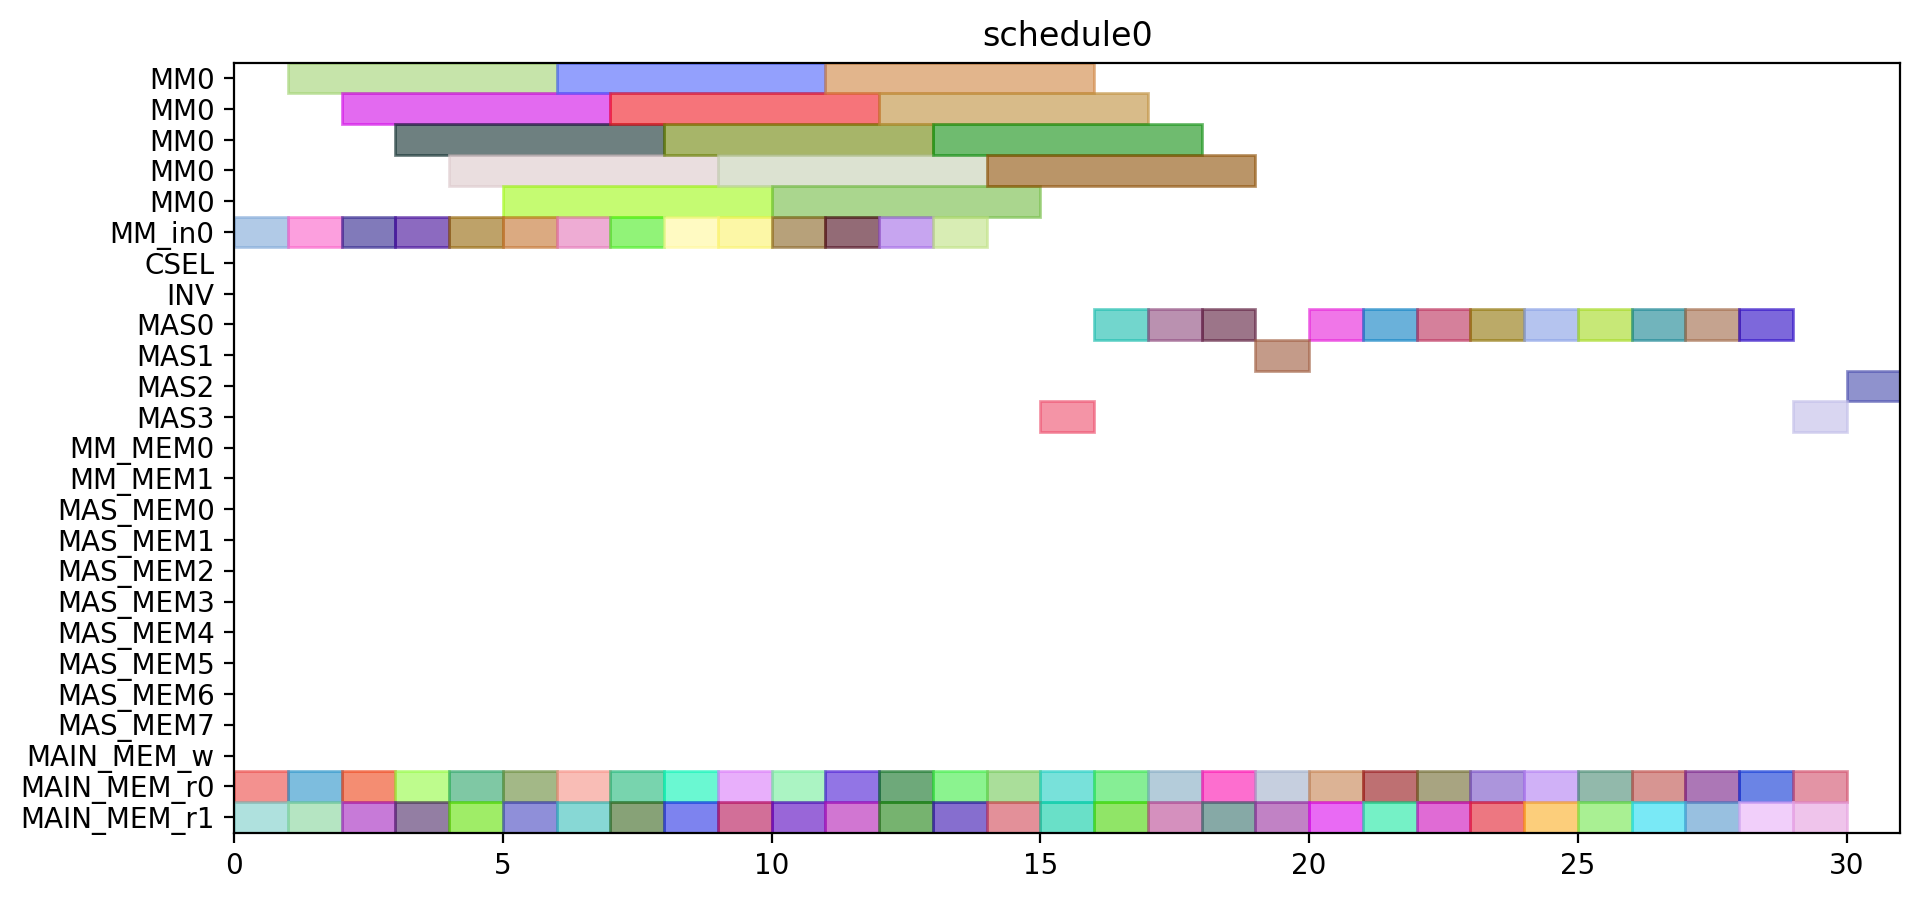

Write Python code to recreate this figure.
from pyschedule import Scenario, solvers, plotters, alt


def solve():
	horizon = 95
	S = Scenario("schedule0", horizon=horizon)

	# resource
	MM = S.Resources('MM', num=1, size=5)
	MM_in = S.Resources('MM_in', num=1)
	CSEL = S.Resource('CSEL')
	INV = S.Resource('INV')
	MAS = S.Resources('MAS', num=4, size=1, periods=range(1, horizon))
	MM_MEM = S.Resources('MM_MEM', num=2)
	MAS_MEM = S.Resources('MAS_MEM', num=8)
	MAIN_MEM_w = S.Resource('MAIN_MEM_w', size=1)
	MAIN_MEM_r = S.Resources('MAIN_MEM_r', num=2)

	# result of previous scheduling

	# new tasks
	t1_t0_in = S.Task('t1_t0_in', length=1, delay_cost=1)
	t1_t0_in += alt(MM_in)
	t1_t0 = S.Task('t1_t0', length=5, delay_cost=1)
	t1_t0 += alt(MM)
	S += t1_t0>=t1_t0_in

	t1_t0_mem0 = S.Task('t1_t0_mem0', length=1, delay_cost=1)
	t1_t0_mem0 += MAIN_MEM_r[0]
	S += t1_t0_mem0 <= t1_t0

	t1_t0_mem1 = S.Task('t1_t0_mem1', length=1, delay_cost=1)
	t1_t0_mem1 += MAIN_MEM_r[1]
	S += t1_t0_mem1 <= t1_t0

	t1_t1_in = S.Task('t1_t1_in', length=1, delay_cost=1)
	t1_t1_in += alt(MM_in)
	t1_t1 = S.Task('t1_t1', length=5, delay_cost=1)
	t1_t1 += alt(MM)
	S += t1_t1>=t1_t1_in

	t1_t1_mem0 = S.Task('t1_t1_mem0', length=1, delay_cost=1)
	t1_t1_mem0 += MAIN_MEM_r[0]
	S += t1_t1_mem0 <= t1_t1

	t1_t1_mem1 = S.Task('t1_t1_mem1', length=1, delay_cost=1)
	t1_t1_mem1 += MAIN_MEM_r[1]
	S += t1_t1_mem1 <= t1_t1

	t1_t2 = S.Task('t1_t2', length=1, delay_cost=1)
	t1_t2 += alt(MAS)

	t1_t2_mem0 = S.Task('t1_t2_mem0', length=1, delay_cost=1)
	t1_t2_mem0 += MAIN_MEM_r[0]
	S += t1_t2_mem0 <= t1_t2

	t1_t2_mem1 = S.Task('t1_t2_mem1', length=1, delay_cost=1)
	t1_t2_mem1 += MAIN_MEM_r[1]
	S += t1_t2_mem1 <= t1_t2

	t1_t3 = S.Task('t1_t3', length=1, delay_cost=1)
	t1_t3 += alt(MAS)

	t1_t3_mem0 = S.Task('t1_t3_mem0', length=1, delay_cost=1)
	t1_t3_mem0 += MAIN_MEM_r[0]
	S += t1_t3_mem0 <= t1_t3

	t1_t3_mem1 = S.Task('t1_t3_mem1', length=1, delay_cost=1)
	t1_t3_mem1 += MAIN_MEM_r[1]
	S += t1_t3_mem1 <= t1_t3

	t2_t0_in = S.Task('t2_t0_in', length=1, delay_cost=1)
	t2_t0_in += alt(MM_in)
	t2_t0 = S.Task('t2_t0', length=5, delay_cost=1)
	t2_t0 += alt(MM)
	S += t2_t0>=t2_t0_in

	t2_t0_mem0 = S.Task('t2_t0_mem0', length=1, delay_cost=1)
	t2_t0_mem0 += MAIN_MEM_r[0]
	S += t2_t0_mem0 <= t2_t0

	t2_t0_mem1 = S.Task('t2_t0_mem1', length=1, delay_cost=1)
	t2_t0_mem1 += MAIN_MEM_r[1]
	S += t2_t0_mem1 <= t2_t0

	t2_t1_in = S.Task('t2_t1_in', length=1, delay_cost=1)
	t2_t1_in += alt(MM_in)
	t2_t1 = S.Task('t2_t1', length=5, delay_cost=1)
	t2_t1 += alt(MM)
	S += t2_t1>=t2_t1_in

	t2_t1_mem0 = S.Task('t2_t1_mem0', length=1, delay_cost=1)
	t2_t1_mem0 += MAIN_MEM_r[0]
	S += t2_t1_mem0 <= t2_t1

	t2_t1_mem1 = S.Task('t2_t1_mem1', length=1, delay_cost=1)
	t2_t1_mem1 += MAIN_MEM_r[1]
	S += t2_t1_mem1 <= t2_t1

	t2_t2 = S.Task('t2_t2', length=1, delay_cost=1)
	t2_t2 += alt(MAS)

	t2_t2_mem0 = S.Task('t2_t2_mem0', length=1, delay_cost=1)
	t2_t2_mem0 += MAIN_MEM_r[0]
	S += t2_t2_mem0 <= t2_t2

	t2_t2_mem1 = S.Task('t2_t2_mem1', length=1, delay_cost=1)
	t2_t2_mem1 += MAIN_MEM_r[1]
	S += t2_t2_mem1 <= t2_t2

	t2_t3 = S.Task('t2_t3', length=1, delay_cost=1)
	t2_t3 += alt(MAS)

	t2_t3_mem0 = S.Task('t2_t3_mem0', length=1, delay_cost=1)
	t2_t3_mem0 += MAIN_MEM_r[0]
	S += t2_t3_mem0 <= t2_t3

	t2_t3_mem1 = S.Task('t2_t3_mem1', length=1, delay_cost=1)
	t2_t3_mem1 += MAIN_MEM_r[1]
	S += t2_t3_mem1 <= t2_t3

	t0_t0_in = S.Task('t0_t0_in', length=1, delay_cost=1)
	t0_t0_in += alt(MM_in)
	t0_t0 = S.Task('t0_t0', length=5, delay_cost=1)
	t0_t0 += alt(MM)
	S += t0_t0>=t0_t0_in

	t0_t0_mem0 = S.Task('t0_t0_mem0', length=1, delay_cost=1)
	t0_t0_mem0 += MAIN_MEM_r[0]
	S += t0_t0_mem0 <= t0_t0

	t0_t0_mem1 = S.Task('t0_t0_mem1', length=1, delay_cost=1)
	t0_t0_mem1 += MAIN_MEM_r[1]
	S += t0_t0_mem1 <= t0_t0

	t0_t1_in = S.Task('t0_t1_in', length=1, delay_cost=1)
	t0_t1_in += alt(MM_in)
	t0_t1 = S.Task('t0_t1', length=5, delay_cost=1)
	t0_t1 += alt(MM)
	S += t0_t1>=t0_t1_in

	t0_t1_mem0 = S.Task('t0_t1_mem0', length=1, delay_cost=1)
	t0_t1_mem0 += MAIN_MEM_r[0]
	S += t0_t1_mem0 <= t0_t1

	t0_t1_mem1 = S.Task('t0_t1_mem1', length=1, delay_cost=1)
	t0_t1_mem1 += MAIN_MEM_r[1]
	S += t0_t1_mem1 <= t0_t1

	t0_t2 = S.Task('t0_t2', length=1, delay_cost=1)
	t0_t2 += alt(MAS)

	t0_t2_mem0 = S.Task('t0_t2_mem0', length=1, delay_cost=1)
	t0_t2_mem0 += MAIN_MEM_r[0]
	S += t0_t2_mem0 <= t0_t2

	t0_t2_mem1 = S.Task('t0_t2_mem1', length=1, delay_cost=1)
	t0_t2_mem1 += MAIN_MEM_r[1]
	S += t0_t2_mem1 <= t0_t2

	t0_t3 = S.Task('t0_t3', length=1, delay_cost=1)
	t0_t3 += alt(MAS)

	t0_t3_mem0 = S.Task('t0_t3_mem0', length=1, delay_cost=1)
	t0_t3_mem0 += MAIN_MEM_r[0]
	S += t0_t3_mem0 <= t0_t3

	t0_t3_mem1 = S.Task('t0_t3_mem1', length=1, delay_cost=1)
	t0_t3_mem1 += MAIN_MEM_r[1]
	S += t0_t3_mem1 <= t0_t3

	t4_t0_t0_in = S.Task('t4_t0_t0_in', length=1, delay_cost=1)
	t4_t0_t0_in += alt(MM_in)
	t4_t0_t0 = S.Task('t4_t0_t0', length=5, delay_cost=1)
	t4_t0_t0 += alt(MM)
	S += t4_t0_t0>=t4_t0_t0_in

	t4_t0_t0_mem0 = S.Task('t4_t0_t0_mem0', length=1, delay_cost=1)
	t4_t0_t0_mem0 += MAIN_MEM_r[0]
	S += t4_t0_t0_mem0 <= t4_t0_t0

	t4_t0_t0_mem1 = S.Task('t4_t0_t0_mem1', length=1, delay_cost=1)
	t4_t0_t0_mem1 += MAIN_MEM_r[1]
	S += t4_t0_t0_mem1 <= t4_t0_t0

	t4_t0_t1_in = S.Task('t4_t0_t1_in', length=1, delay_cost=1)
	t4_t0_t1_in += alt(MM_in)
	t4_t0_t1 = S.Task('t4_t0_t1', length=5, delay_cost=1)
	t4_t0_t1 += alt(MM)
	S += t4_t0_t1>=t4_t0_t1_in

	t4_t0_t1_mem0 = S.Task('t4_t0_t1_mem0', length=1, delay_cost=1)
	t4_t0_t1_mem0 += MAIN_MEM_r[0]
	S += t4_t0_t1_mem0 <= t4_t0_t1

	t4_t0_t1_mem1 = S.Task('t4_t0_t1_mem1', length=1, delay_cost=1)
	t4_t0_t1_mem1 += MAIN_MEM_r[1]
	S += t4_t0_t1_mem1 <= t4_t0_t1

	t4_t0_t2 = S.Task('t4_t0_t2', length=1, delay_cost=1)
	t4_t0_t2 += alt(MAS)

	t4_t0_t2_mem0 = S.Task('t4_t0_t2_mem0', length=1, delay_cost=1)
	t4_t0_t2_mem0 += MAIN_MEM_r[0]
	S += t4_t0_t2_mem0 <= t4_t0_t2

	t4_t0_t2_mem1 = S.Task('t4_t0_t2_mem1', length=1, delay_cost=1)
	t4_t0_t2_mem1 += MAIN_MEM_r[1]
	S += t4_t0_t2_mem1 <= t4_t0_t2

	t4_t0_t3 = S.Task('t4_t0_t3', length=1, delay_cost=1)
	t4_t0_t3 += alt(MAS)

	t4_t0_t3_mem0 = S.Task('t4_t0_t3_mem0', length=1, delay_cost=1)
	t4_t0_t3_mem0 += MAIN_MEM_r[0]
	S += t4_t0_t3_mem0 <= t4_t0_t3

	t4_t0_t3_mem1 = S.Task('t4_t0_t3_mem1', length=1, delay_cost=1)
	t4_t0_t3_mem1 += MAIN_MEM_r[1]
	S += t4_t0_t3_mem1 <= t4_t0_t3

	t4_t1_t0_in = S.Task('t4_t1_t0_in', length=1, delay_cost=1)
	t4_t1_t0_in += alt(MM_in)
	t4_t1_t0 = S.Task('t4_t1_t0', length=5, delay_cost=1)
	t4_t1_t0 += alt(MM)
	S += t4_t1_t0>=t4_t1_t0_in

	t4_t1_t0_mem0 = S.Task('t4_t1_t0_mem0', length=1, delay_cost=1)
	t4_t1_t0_mem0 += MAIN_MEM_r[0]
	S += t4_t1_t0_mem0 <= t4_t1_t0

	t4_t1_t0_mem1 = S.Task('t4_t1_t0_mem1', length=1, delay_cost=1)
	t4_t1_t0_mem1 += MAIN_MEM_r[1]
	S += t4_t1_t0_mem1 <= t4_t1_t0

	t4_t1_t1_in = S.Task('t4_t1_t1_in', length=1, delay_cost=1)
	t4_t1_t1_in += alt(MM_in)
	t4_t1_t1 = S.Task('t4_t1_t1', length=5, delay_cost=1)
	t4_t1_t1 += alt(MM)
	S += t4_t1_t1>=t4_t1_t1_in

	t4_t1_t1_mem0 = S.Task('t4_t1_t1_mem0', length=1, delay_cost=1)
	t4_t1_t1_mem0 += MAIN_MEM_r[0]
	S += t4_t1_t1_mem0 <= t4_t1_t1

	t4_t1_t1_mem1 = S.Task('t4_t1_t1_mem1', length=1, delay_cost=1)
	t4_t1_t1_mem1 += MAIN_MEM_r[1]
	S += t4_t1_t1_mem1 <= t4_t1_t1

	t4_t1_t2 = S.Task('t4_t1_t2', length=1, delay_cost=1)
	t4_t1_t2 += alt(MAS)

	t4_t1_t2_mem0 = S.Task('t4_t1_t2_mem0', length=1, delay_cost=1)
	t4_t1_t2_mem0 += MAIN_MEM_r[0]
	S += t4_t1_t2_mem0 <= t4_t1_t2

	t4_t1_t2_mem1 = S.Task('t4_t1_t2_mem1', length=1, delay_cost=1)
	t4_t1_t2_mem1 += MAIN_MEM_r[1]
	S += t4_t1_t2_mem1 <= t4_t1_t2

	t4_t1_t3 = S.Task('t4_t1_t3', length=1, delay_cost=1)
	t4_t1_t3 += alt(MAS)

	t4_t1_t3_mem0 = S.Task('t4_t1_t3_mem0', length=1, delay_cost=1)
	t4_t1_t3_mem0 += MAIN_MEM_r[0]
	S += t4_t1_t3_mem0 <= t4_t1_t3

	t4_t1_t3_mem1 = S.Task('t4_t1_t3_mem1', length=1, delay_cost=1)
	t4_t1_t3_mem1 += MAIN_MEM_r[1]
	S += t4_t1_t3_mem1 <= t4_t1_t3

	t4_t2_t0_in = S.Task('t4_t2_t0_in', length=1, delay_cost=1)
	t4_t2_t0_in += alt(MM_in)
	t4_t2_t0 = S.Task('t4_t2_t0', length=5, delay_cost=1)
	t4_t2_t0 += alt(MM)
	S += t4_t2_t0>=t4_t2_t0_in

	t4_t2_t0_mem0 = S.Task('t4_t2_t0_mem0', length=1, delay_cost=1)
	t4_t2_t0_mem0 += MAIN_MEM_r[0]
	S += t4_t2_t0_mem0 <= t4_t2_t0

	t4_t2_t0_mem1 = S.Task('t4_t2_t0_mem1', length=1, delay_cost=1)
	t4_t2_t0_mem1 += MAIN_MEM_r[1]
	S += t4_t2_t0_mem1 <= t4_t2_t0

	t4_t2_t1_in = S.Task('t4_t2_t1_in', length=1, delay_cost=1)
	t4_t2_t1_in += alt(MM_in)
	t4_t2_t1 = S.Task('t4_t2_t1', length=5, delay_cost=1)
	t4_t2_t1 += alt(MM)
	S += t4_t2_t1>=t4_t2_t1_in

	t4_t2_t1_mem0 = S.Task('t4_t2_t1_mem0', length=1, delay_cost=1)
	t4_t2_t1_mem0 += MAIN_MEM_r[0]
	S += t4_t2_t1_mem0 <= t4_t2_t1

	t4_t2_t1_mem1 = S.Task('t4_t2_t1_mem1', length=1, delay_cost=1)
	t4_t2_t1_mem1 += MAIN_MEM_r[1]
	S += t4_t2_t1_mem1 <= t4_t2_t1

	t4_t2_t2 = S.Task('t4_t2_t2', length=1, delay_cost=1)
	t4_t2_t2 += alt(MAS)

	t4_t2_t2_mem0 = S.Task('t4_t2_t2_mem0', length=1, delay_cost=1)
	t4_t2_t2_mem0 += MAIN_MEM_r[0]
	S += t4_t2_t2_mem0 <= t4_t2_t2

	t4_t2_t2_mem1 = S.Task('t4_t2_t2_mem1', length=1, delay_cost=1)
	t4_t2_t2_mem1 += MAIN_MEM_r[1]
	S += t4_t2_t2_mem1 <= t4_t2_t2

	t4_t2_t3 = S.Task('t4_t2_t3', length=1, delay_cost=1)
	t4_t2_t3 += alt(MAS)

	t4_t2_t3_mem0 = S.Task('t4_t2_t3_mem0', length=1, delay_cost=1)
	t4_t2_t3_mem0 += MAIN_MEM_r[0]
	S += t4_t2_t3_mem0 <= t4_t2_t3

	t4_t2_t3_mem1 = S.Task('t4_t2_t3_mem1', length=1, delay_cost=1)
	t4_t2_t3_mem1 += MAIN_MEM_r[1]
	S += t4_t2_t3_mem1 <= t4_t2_t3

	t4_t40 = S.Task('t4_t40', length=1, delay_cost=1)
	t4_t40 += alt(MAS)

	t4_t40_mem0 = S.Task('t4_t40_mem0', length=1, delay_cost=1)
	t4_t40_mem0 += MAIN_MEM_r[0]
	S += t4_t40_mem0 <= t4_t40

	t4_t40_mem1 = S.Task('t4_t40_mem1', length=1, delay_cost=1)
	t4_t40_mem1 += MAIN_MEM_r[1]
	S += t4_t40_mem1 <= t4_t40

	t4_t41 = S.Task('t4_t41', length=1, delay_cost=1)
	t4_t41 += alt(MAS)

	t4_t41_mem0 = S.Task('t4_t41_mem0', length=1, delay_cost=1)
	t4_t41_mem0 += MAIN_MEM_r[0]
	S += t4_t41_mem0 <= t4_t41

	t4_t41_mem1 = S.Task('t4_t41_mem1', length=1, delay_cost=1)
	t4_t41_mem1 += MAIN_MEM_r[1]
	S += t4_t41_mem1 <= t4_t41

	t4_t50 = S.Task('t4_t50', length=1, delay_cost=1)
	t4_t50 += alt(MAS)

	t4_t50_mem0 = S.Task('t4_t50_mem0', length=1, delay_cost=1)
	t4_t50_mem0 += MAIN_MEM_r[0]
	S += t4_t50_mem0 <= t4_t50

	t4_t50_mem1 = S.Task('t4_t50_mem1', length=1, delay_cost=1)
	t4_t50_mem1 += MAIN_MEM_r[1]
	S += t4_t50_mem1 <= t4_t50

	t4_t51 = S.Task('t4_t51', length=1, delay_cost=1)
	t4_t51 += alt(MAS)

	t4_t51_mem0 = S.Task('t4_t51_mem0', length=1, delay_cost=1)
	t4_t51_mem0 += MAIN_MEM_r[0]
	S += t4_t51_mem0 <= t4_t51

	t4_t51_mem1 = S.Task('t4_t51_mem1', length=1, delay_cost=1)
	t4_t51_mem1 += MAIN_MEM_r[1]
	S += t4_t51_mem1 <= t4_t51

	t4_t8_t0_in = S.Task('t4_t8_t0_in', length=1, delay_cost=1)
	t4_t8_t0_in += alt(MM_in)
	t4_t8_t0 = S.Task('t4_t8_t0', length=5, delay_cost=1)
	t4_t8_t0 += alt(MM)
	S += t4_t8_t0>=t4_t8_t0_in

	t4_t8_t0_mem0 = S.Task('t4_t8_t0_mem0', length=1, delay_cost=1)
	t4_t8_t0_mem0 += MAIN_MEM_r[0]
	S += t4_t8_t0_mem0 <= t4_t8_t0

	t4_t8_t0_mem1 = S.Task('t4_t8_t0_mem1', length=1, delay_cost=1)
	t4_t8_t0_mem1 += MAIN_MEM_r[1]
	S += t4_t8_t0_mem1 <= t4_t8_t0

	t4_t8_t1_in = S.Task('t4_t8_t1_in', length=1, delay_cost=1)
	t4_t8_t1_in += alt(MM_in)
	t4_t8_t1 = S.Task('t4_t8_t1', length=5, delay_cost=1)
	t4_t8_t1 += alt(MM)
	S += t4_t8_t1>=t4_t8_t1_in

	t4_t8_t1_mem0 = S.Task('t4_t8_t1_mem0', length=1, delay_cost=1)
	t4_t8_t1_mem0 += MAIN_MEM_r[0]
	S += t4_t8_t1_mem0 <= t4_t8_t1

	t4_t8_t1_mem1 = S.Task('t4_t8_t1_mem1', length=1, delay_cost=1)
	t4_t8_t1_mem1 += MAIN_MEM_r[1]
	S += t4_t8_t1_mem1 <= t4_t8_t1

	solvers.mip.solve(S,msg=1,ratio_gap=1.01)

	solution = [['hoge']*len(S.solution()[1]) for i in range(len(S.solution()))]
	for i in range(len(S.solution())):
		for j in range(len(S.solution()[i])):
			solution[i][j]=str(S.solution()[i][j])
	print(solution)

	cycles = int(solution[-1][3])

	pic_file_name = "/home/mfukuda/ABE/multiRAM_multiMAS_16mux/scheduling_result/stage5MM1_stage1MAS4/SPARSE/schedule0.png"
	if(S.solution() != []):
		plotters.matplotlib.plot(S,img_filename=pic_file_name, show_task_labels=False, fig_size=(cycles*0.25+3, 5))

	return solution
